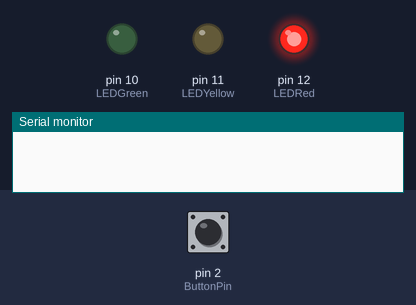
The sketch below on a simulated Arduino Uno, built with avr-gcc and run on an emulated ATmega328P. Parts: output pins drawn as LEDs (lit = HIGH), the last lines printed to the serial monitor. Dashed ring = blinking. The test bench sets the inputs (shaded band); at power-on: pin 2 (ButtonPin) HIGH.

Above: at 1.2 s.
1.3 s: pin 2 (ButtonPin) pulled LOW for 0.15 s
At 1.6 s:
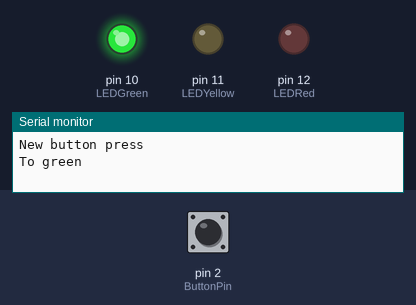
2.9 s: pin 2 (ButtonPin) pulled LOW for 1 s
At 4.0 s:
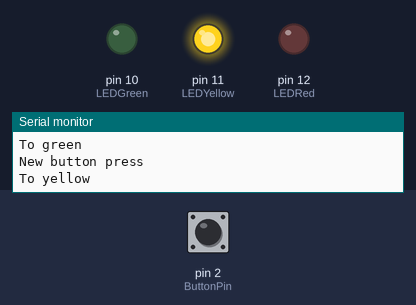
5.4 s: pin 2 (ButtonPin) pulsed LOW 5 times (0.12 s each, 0.3 s apart)
At 5.55 s:
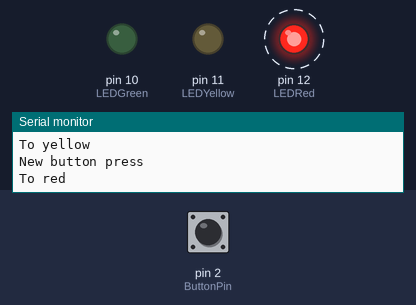
8.4 s: pin 2 (ButtonPin) pulled LOW for 3.2 s
At 9.4 s:
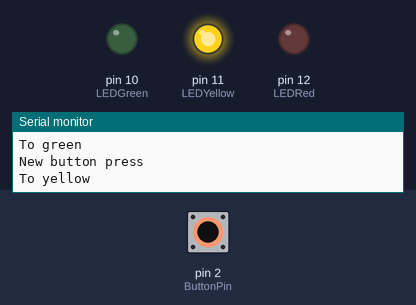
Timing chart, 0 to 11.4 s (numbered marks = the images above; inputs shaded):
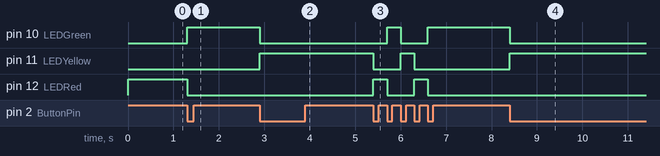

The sketch:

StopLight.ino
```cpp
int ButtonPin = 2;

int toggle = 0;
int prevState = 0;
int curState = 0;

int LEDRed = 12;
int LEDYellow = 11;
int LEDGreen = 10;

void setup() {
  pinMode(LEDRed, OUTPUT);
  pinMode(LEDYellow, OUTPUT);
  pinMode(LEDGreen, OUTPUT);
  pinMode(ButtonPin, INPUT_PULLUP); // Set button to a sensor (+20kohms) pushed:low,not pushed:high

  Serial.begin(9600);

  // Start with the red LED on.
  digitalWrite(LEDRed, HIGH);

}

void loop() {

  curState = digitalRead(ButtonPin);

  if (curState < prevState) {
    Serial.println("New button press");

    // Switch active LED
    switch(toggle) {
      case 0:
        digitalWrite(LEDRed, LOW);
        digitalWrite(LEDGreen, HIGH);
        Serial.println("To green");
        toggle = 1;
        break;
      case 1:
        toggle = 2;
        digitalWrite(LEDGreen, LOW);
        digitalWrite(LEDYellow, HIGH);
        Serial.println("To yellow");
        break;
      case 2:
        digitalWrite(LEDYellow, LOW);
        digitalWrite(LEDRed, HIGH);
        Serial.println("To red");
        toggle = 0;
        break;
    }

    delay(200);
  }

  prevState = curState;
}
```

Measured:
- after the input at 1.3 s, pin 10 (LEDGreen): LOW → HIGH at once; pin 12 (LEDRed): HIGH → LOW at once
- after the input at 2.9 s, pin 10 (LEDGreen): HIGH → LOW at once; pin 11 (LEDYellow): LOW → HIGH at once
- after the input at 5.4 s, pin 10 (LEDGreen): LOW → HIGH after 0.30 s, → LOW 0.30 s later, → HIGH 0.60 s later; pin 11 (LEDYellow): HIGH → LOW at once, → HIGH 0.60 s later, → LOW 0.30 s later; pin 12 (LEDRed): alternates HIGH for 0.30 s and LOW for 0.60 s, 4 changes in all, then stays LOW, starting at once
- after the input at 8.4 s, pin 10 (LEDGreen): HIGH → LOW at once; pin 11 (LEDYellow): LOW → HIGH at once
